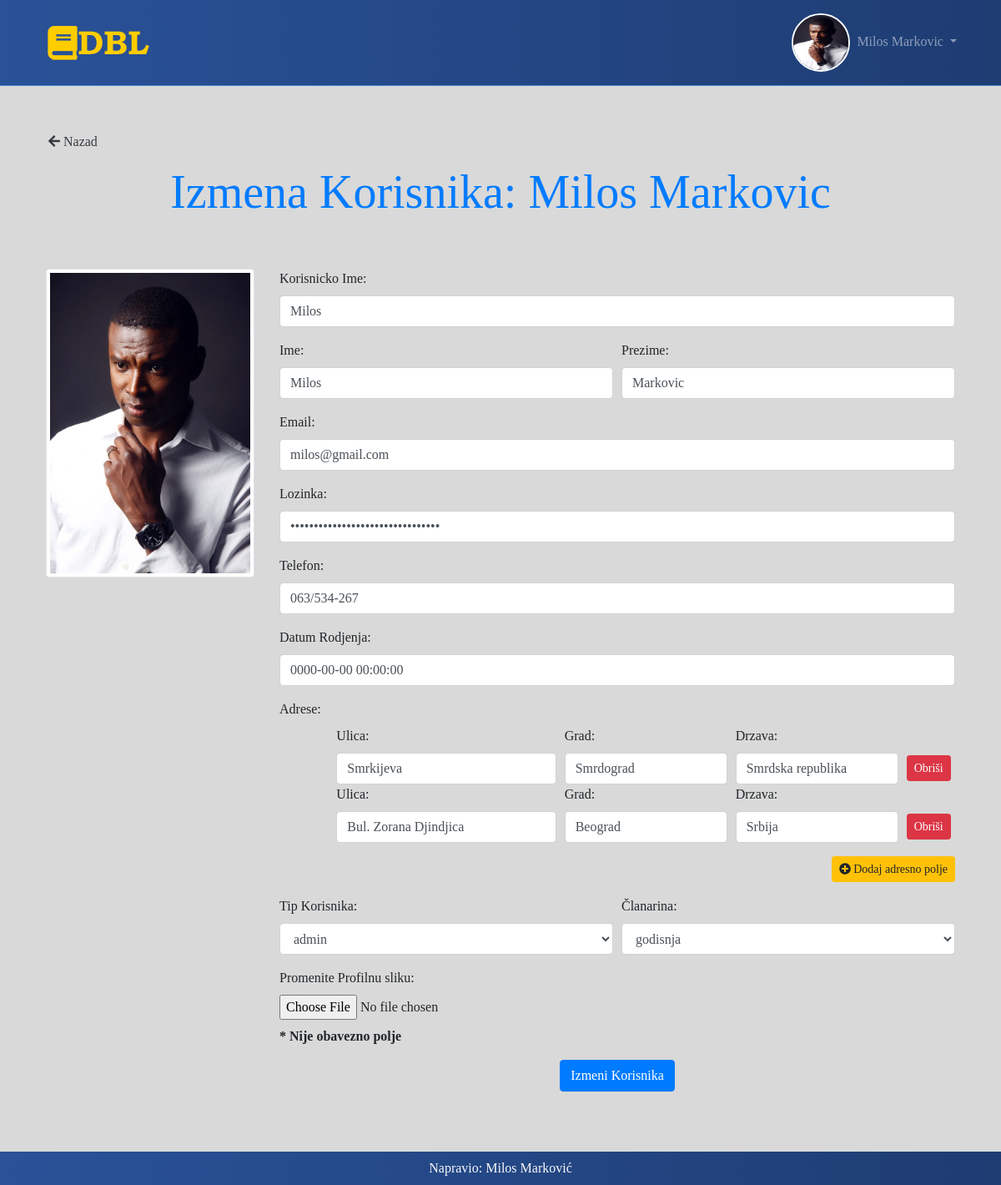
The page /admin/admin/editUser.php?id=1 (signed in) on the database its author committed.
### tables this page shows
CREATE TABLE `users` (
  `id` int(11) NOT NULL,
  `username` varchar(100) NOT NULL,
  `first_name` varchar(100) NOT NULL,
  `last_name` varchar(100) NOT NULL,
  `email` varchar(100) NOT NULL,
  `password` varchar(100) NOT NULL,
  `phone` varchar(100) NOT NULL,
  `img` varchar(100) NOT NULL,
  `date_of_birth` timestamp NOT NULL DEFAULT CURRENT_TIMESTAMP ON UPDATE CURRENT_TIMESTAMP,
  `created_at` timestamp NOT NULL DEFAULT '0000-00-00 00:00:00',
  `updated_at` timestamp NOT NULL DEFAULT '0000-00-00 00:00:00',
  `usertype_id` int(11) NOT NULL,
  `membership_id` int(11) NOT NULL
);

CREATE TABLE `addresses` (
  `id` int(11) NOT NULL,
  `country` varchar(100) NOT NULL,
  `city` varchar(100) NOT NULL,
  `street` varchar(100) NOT NULL,
  `user_id` int(11) NOT NULL
);

### admin/admin/editUser.php (called while the page is built, shortened)
<?php
    require '../../bootstrap.php';
    $updateUser = $user->getUser($_GET['id']);
    $usertypes = $user->getUsertypes();
    $memberships = $user->getMemberships();
    include 'view/editUser.view.php';

### Class/User.php (called while the page is built, shortened)
<?php
    class User {
        private $query;
        public function __construct($query){
            $this->query = $query;
        }
        public function getUser($userId){
            $sql = "SELECT u.id,u.username,u.first_name,u.last_name,u.email,u.password,u.phone,u.img,u.date_of_birth,u.created_at,u.updated_at,usertype.name as usertype,m.name as membership
                     FROM users AS u
                     JOIN usertype ON usertype.id = u.usertype_id
                     JOIN membership AS m ON m.id = u.membership_id WHERE u.id = :userId";
            $array = [
                ':userId' => $userId
            ];
            $user = $this->query->returnRows($sql, $array, true);
            $user->addresses = $this->getUserAdresses( $userId );
            return $user ? $user : [];
        }
        private function getUserAdresses($userId){
            $sql = "SELECT a.id,a.country,a.city,a.street FROM addresses AS a WHERE user_id = :user_id";
            $array = [
                ':user_id' => $userId
            ];
            $adresses = $this->query->returnRows($sql, $array);
            return $adresses ? $adresses : [];
        }
        public function getUsertypes(){
            $sql = "SELECT * FROM usertype";
            $usertypes = $this->query->returnRows($sql);
            return $usertypes ? $usertypes : [];
        }
        public function getMemberships(){
            $sql = "SELECT * FROM membership";
            $memberships = $this->query->returnRows($sql);
            return $memberships ? $memberships : [];
        }
    }

### Class/Query.php (called while the page is built, shortened)
<?php
   class Query {
       private $pdo;
       public function __construct($db){
           $this->pdo = $db;
       }
       public function returnRows($query, $array = [], $returnQuery = false){
          if(isset($query)){
              $stm = $this->pdo->prepare($query);
          }
          if(!empty($array)){
             $result = $stm->execute($array);
          }else{
             $result = $stm->execute();
          }
          if($result){
             return $returnQuery ? $stm->fetch(PDO::FETCH_OBJ) : $stm->fetchAll(PDO::FETCH_OBJ);
          }else{
              die("error return rows");
          }
       }
   }

### bootstrap.php (called while the page is built, shortened)
<?php
    $database = new Database();
    $query = new Query($database->db);
    $user = new User($query);

### admin/admin/view/editUser.view.php (the view, shortened to what this page needs)
<?php include '../../include/header.php';?>
<div class="container py-5">
    <h5><a href="users.php" class="btn btn-link text-dark"><i class="fas fa-arrow-left"></i> Nazad</a></h5>
    <h1 class="display-4 mb-5 text-center">Izmena Korisnika: <?php echo $updateUser->first_name.' '.$updateUser->last_name; ?></h1>
    <div class="row pb-5">
        <div class="col-3">
            <img src="<?php echo !empty($updateUser->img) ? '../../asets/user_img/'.$updateUser->img : '../../asets/user_img/default_avatar.png' ;?>" alt="user-image" class="img-thumbnail" >
        </div>
        <div class="col-9">
            <form action="" method="POST" enctype="multipart/form-data">
                <div class="form-group">
                    <label for="korisničko_ime">Korisnicko Ime: </label>
                    <input type="text" class="form-control" id="korisničko_ime" name="korisničko_ime" placeholder="Korisnicko Ime" value="<?php echo $updateUser->username; ?>">
                </div>
                <div class="form-group">
                    <div class="form-row">
                        <div class="col-md-6">
                            <label for="ime">Ime: </label>
                            <input type="text" class="form-control" id="ime" name="ime" placeholder="Ime" value="<?php echo $updateUser->first_name; ?>">
                        </div>
                        <div class="col-md-6">
                            <label for="prezime">Prezime: </label>
                            <input type="text" class="form-control" id="prezime" name="prezime" placeholder="Prezime" value="<?php echo $updateUser->last_name; ?>" >
                        </div>
                    </div>
                </div>
                <div class="form-group">
                    <label for="email">Email: </label>
                    <input type="text" class="form-control" id="email" name="email" placeholder="Email" value="<?php echo $updateUser->email; ?>" >
                </div>
                <div class="form-group">
                    <label for="lozinka">Lozinka: </label>
                    <input type="password" class="form-control" id="lozinka" name="lozinka" placeholder="Lozinka" value="<?php echo $updateUser->password; ?>" >
                </div>
                <div class="form-group">
                    <label for="telefon">Telefon: </label>
                    <input type="text" class="form-control" id="telefon" name="telefon" placeholder="Telefon" value="<?php echo $updateUser->phone; ?>">
                </div>
                <div class="form-group">
                    <label for="datum_rođenja">Datum Rodjenja: </label>
                    <input type="text" id="datum_rođenja" name="datum_rođenja" class="form-control" placeholder="Datum Rođenja" value="<?php echo $updateUser->date_of_birth; ?>"  >
                </div>
                <div class="form-group pb-5" id="addressElements">
                    <div id="insertAddressField">
                        <label for="">Adrese:</label>
                        <?php foreach( $updateUser->addresses as $addressNumber => $address ): ?>
                            <div class="form-row justify-content-end">
                                <div class="col-md-4">
                                    <label for="ulica">Ulica: </label>
                                    <input type="text" name="adresa[<?php echo $addressNumber; ?>][ulica]" id="ulica" class="form-control" value="<?php echo $address->street; ?>">
                                </div>
                                <div class="col-md-3">
                                    <label for="grad">Grad:</label>
                                    <input type="text" name="adresa[<?php echo $addressNumber; ?>][grad]" id="grad" class="form-control" value="<?php echo $address->city; ?>">
                                </div>
                                <div class="col-md-3">
                                    <label for="drzava">Drzava:</label>
                                    <input type="text" name="adresa[<?php echo $addressNumber; ?>][drzava]" id="drzava" class="form-control" value="<?php echo $address->country; ?>">
                                </div>
                                <div class="col-md-1">
                                    <a href="" class="btn btn-sm btn-danger btn_delete_address" id="btn-deleteAddress" >Obriši</a>
                                </div>
                            </div>
                        <?php endforeach; ?>
                    </div>
                    <a href="#" class="btn btn-sm btn-warning float-right mt-3" id="dodajAdresu" ><i class="fas fa-plus-circle"></i> Dodaj adresno polje</a>
                </div>
                <div class="form-group">
                    <div class="form-row">
                        <div class="col-md-6">
                            <label for="tip_korisnika">Tip Korisnika: </label>
                            <select id="tip_korisnika" class="form-control" name="tip_korisnika">
                                <?php foreach($usertypes as $usertype): ?>
                                    <option value=<?php echo $usertype->id; ?> <?php echo ($usertype->name == $updateUser->usertype) ? 'selected' : ''; ?> >
                                        <?php echo $usertype->name;?>
                                    </option>
                                <?php endforeach;?>
                            </select>
                        </div>
                        <div class="col-md-6">
                            <label for="clanarina">Članarina: </label>
                            <select id="clanarina" class="form-control" name="članarina" >
                                <?php foreach($memberships as $membership): ?>
                                    <option value=<?php echo $membership->id; ?> <?php echo ($membership->name == $updateUser->membership) ? 'selected' : ''; ?> >
                                        <?php echo $membership->name;?>
                                    </option>
                                <?php endforeach;?>
                            </select>
                        </div>
                    </div>
                </div>
                <div class="form-group">
                    <label for="img">Promenite Profilnu sliku:</label>
                    <input type="file" class="form-control-file" id="img" name="img">
                    <p class="pt-2" ><strong> * Nije obavezno polje </strong></p>
                </div>
                <div class="form-group text-center mt-3">
                    <input type="submit" name="update" value="Izmeni Korisnika" class="btn btn-primary" >
                </div>
            </form>
        </div>
    </div>
</div>
<?php include '../../include/footer.php';?>

### Include/header.php (shortened to what this page needs)
<!DOCTYPE html>
<html lang="en">
<head>
    <link rel="stylesheet" href="<?php echo ROOT; ?>/asets/css/bootstrap/bootstrap.min.css" >
    <link rel="stylesheet" href="//code.jquery.com/ui/1.12.1/themes/base/jquery-ui.css">
    <link href="<?php echo ROOT; ?>/asets/icons/css/all.css" rel="stylesheet">
    <link rel="stylesheet" href="//cdn.datatables.net/1.10.20/css/jquery.dataTables.min.css">
    <link rel="stylesheet" href="<?php echo ROOT; ?>/asets/css/stil.css">
</head>
<body>
    <header>
        <nav class="navbar navbar-expand-lg navbar-dark text-white plava-pozadina">
            <div class="container">
                <a class="navbar-brand" href="<?php echo ROOT; ?>"><img src="<?php echo ROOT ?>/asets/img/dbllogosml_1.png" alt="Digital Book Library"></a>
                <div class="collapse navbar-collapse" id="navbarSupportedContent">
                    <ul class="navbar-nav ml-auto">
                    <?php if(!isset($_SESSION['userId'])):?>
                        <li class="nav-item">
                                <a class="nav-link" href="<?php echo ROOT; ?>/public/register.php">Registracija</a>
                        </li>
                        <li class="nav-item">
                                <a class="nav-link" href="<?php echo ROOT; ?>/public/login.php">Pristup</a>
                        </li>
                    <?php else: ?>
                            <li class="nav-item dropdown">
                                <a class="nav-link dropdown-toggle" href="#" id="navbarDropdown" role="button" data-toggle="dropdown" aria-haspopup="true" aria-expanded="false">
                                    <?php $loginUser = $user->getUser( $_SESSION['userId']); ?>
                                    <img src="<?php echo !empty($loginUser->img) ? '../../asets/user_img/'.$loginUser->img : '../../asets/user_img/default_avatar.png'; ?>" alt="user image" class="login_user_img">&nbsp;
                                    <?php echo $_SESSION['name'];?>
                                </a>
                            </li>
                    <?php endif;?>
                    </ul>
                </div>
            </div>
        </nav>
    </header>
    <main>

### asets/css/stil.css (style rules this page uses)
body { background-color: #D9D9D9; font-family: Georgia; }
h1 { font-family: Minion Pro; }
.display-4 { color: #007bff; font-family: Minion Pro; }
.row { padding: 10px; }
.container { align-content: center; }
.login_user_img { width: 70px; height: 70px; border-radius: 50%; border: 2px solid white; }
.btn_delete_address { margin-top: 35px; }
header nav { background-color: #fff; }
header nav.navbar { border-bottom: 1px solid #4484ce; }
.plava-pozadina { background: #1e3c72; background: -webkit-linear-gradient(to right, #2a5298, #1e3c72); background: linear-gradient(to right, #2a5298, #1e3c72); }

### rows shown on the page
users: img (picture), first_name "Milos", last_name "Markovic", korisničko_ime "Milos", ime "Milos", prezime "Markovic", email "milos@gmail.com", telefon "063/534-267", datum_rođenja "0000-00-00 00:00:00"
addresses: street "Smrkijeva", city "Smrdograd", country "Smrdska republika"
addresses: street "Bul. Zorana Djindjica", city "Beograd", country "Srbija"

### other values the page prints
$_SESSION['name'] "Milos Markovic"
form field tip_korisnika "admin"
form field value "godisnja"
